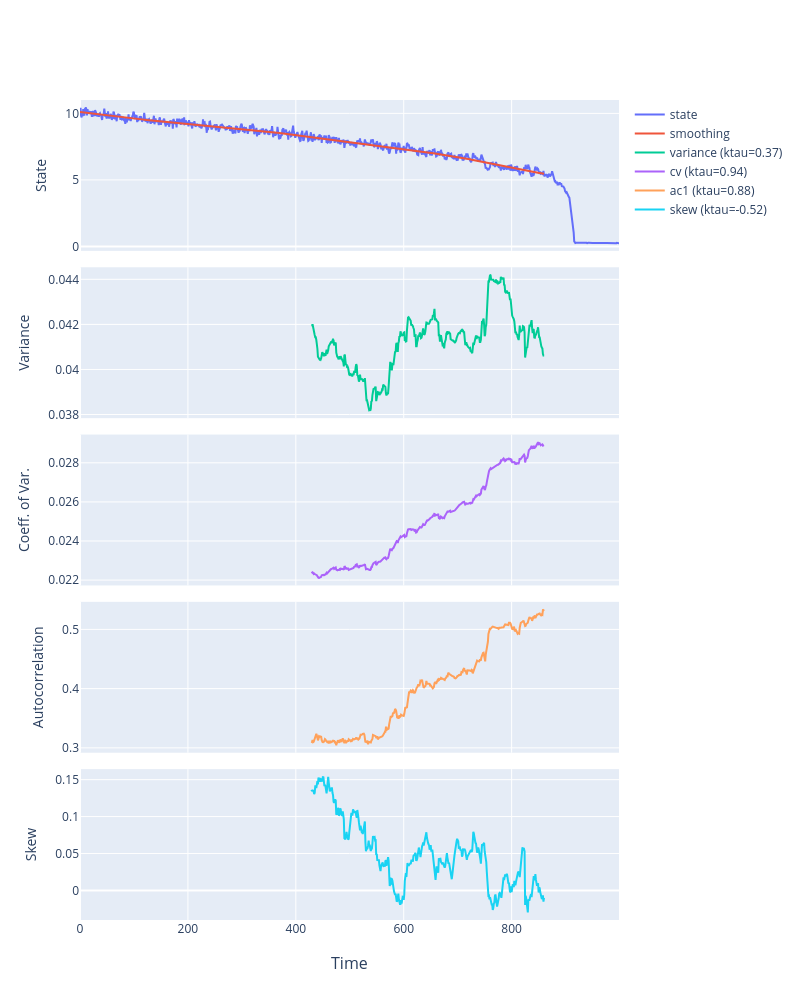

The cell this chart's notebook holds for it:
### Markdown cell above
Output can be visualised with the method [`make_plotly()`](https://ewstools.readthedocs.io/en/latest/ewstools.html#ewstools.core.TimeSeries.make_plotly), which creates an interactive figure in [Plotly](https://plotly.com/) of all the EWS that have been computed.

### Code cell
fig = ts.make_plotly(kendall_tau=True)
fig.show()
#Image(fig.to_image()) # use the command fig.show() if running a Jupyter notebook to view the interactive version

### Figure 1 — Plotly figure (JSON) as saved in the notebook; plotly's stock layout.template omitted (floating-point values rounded to 4 significant figures; data arrays with more than 128 entries replaced by an {"elided": "..."} marker saying what was removed)
{"data": [{"name": "state", "type": "scatter", "x": {"elided": "1000 int values"}, "xaxis": "x", "y": {"elided": "1000 float values"}, "yaxis": "y"}, {"name": "smoothing", "type": "scatter", "x": {"elided": "1000 int values"}, "xaxis": "x", "y": {"elided": "1000 float values"}, "yaxis": "y"}, {"name": "variance (ktau=0.37)", "type": "scatter", "x": {"elided": "1000 int values"}, "xaxis": "x2", "y": {"elided": "1000 float values"}, "yaxis": "y2"}, {"name": "cv (ktau=0.94)", "type": "scatter", "x": {"elided": "1000 int values"}, "xaxis": "x3", "y": {"elided": "1000 float values"}, "yaxis": "y3"}, {"name": "ac1 (ktau=0.88)", "type": "scatter", "x": {"elided": "1000 int values"}, "xaxis": "x4", "y": {"elided": "1000 float values"}, "yaxis": "y4"}, {"name": "skew (ktau=-0.52)", "type": "scatter", "x": {"elided": "1000 int values"}, "xaxis": "x5", "y": {"elided": "1000 float values"}, "yaxis": "y5"}], "layout": {"annotations": [{"font": {"size": 16}, "showarrow": false, "text": "Time", "x": 0.5, "xanchor": "center", "xref": "paper", "y": 0, "yanchor": "top", "yref": "paper", "yshift": -30}], "height": 1000, "legend": {"tracegroupgap": 0}, "width": 800, "xaxis": {"anchor": "y", "domain": [0, 1], "matches": "x5", "showticklabels": false}, "xaxis2": {"anchor": "y2", "domain": [0, 1], "matches": "x5", "showticklabels": false}, "xaxis3": {"anchor": "y3", "domain": [0, 1], "matches": "x5", "showticklabels": false}, "xaxis4": {"anchor": "y4", "domain": [0, 1], "matches": "x5", "showticklabels": false}, "xaxis5": {"anchor": "y5", "domain": [0, 1]}, "yaxis": {"anchor": "x", "domain": [0.816, 1], "title": {"text": "State"}}, "yaxis2": {"anchor": "x2", "domain": [0.612, 0.796], "title": {"text": "Variance"}}, "yaxis3": {"anchor": "x3", "domain": [0.408, 0.592], "title": {"text": "Coeff. of Var."}}, "yaxis4": {"anchor": "x4", "domain": [0.204, 0.388], "title": {"text": "Autocorrelation"}}, "yaxis5": {"anchor": "x5", "domain": [0, 0.184], "title": {"text": "Skew"}}}}
